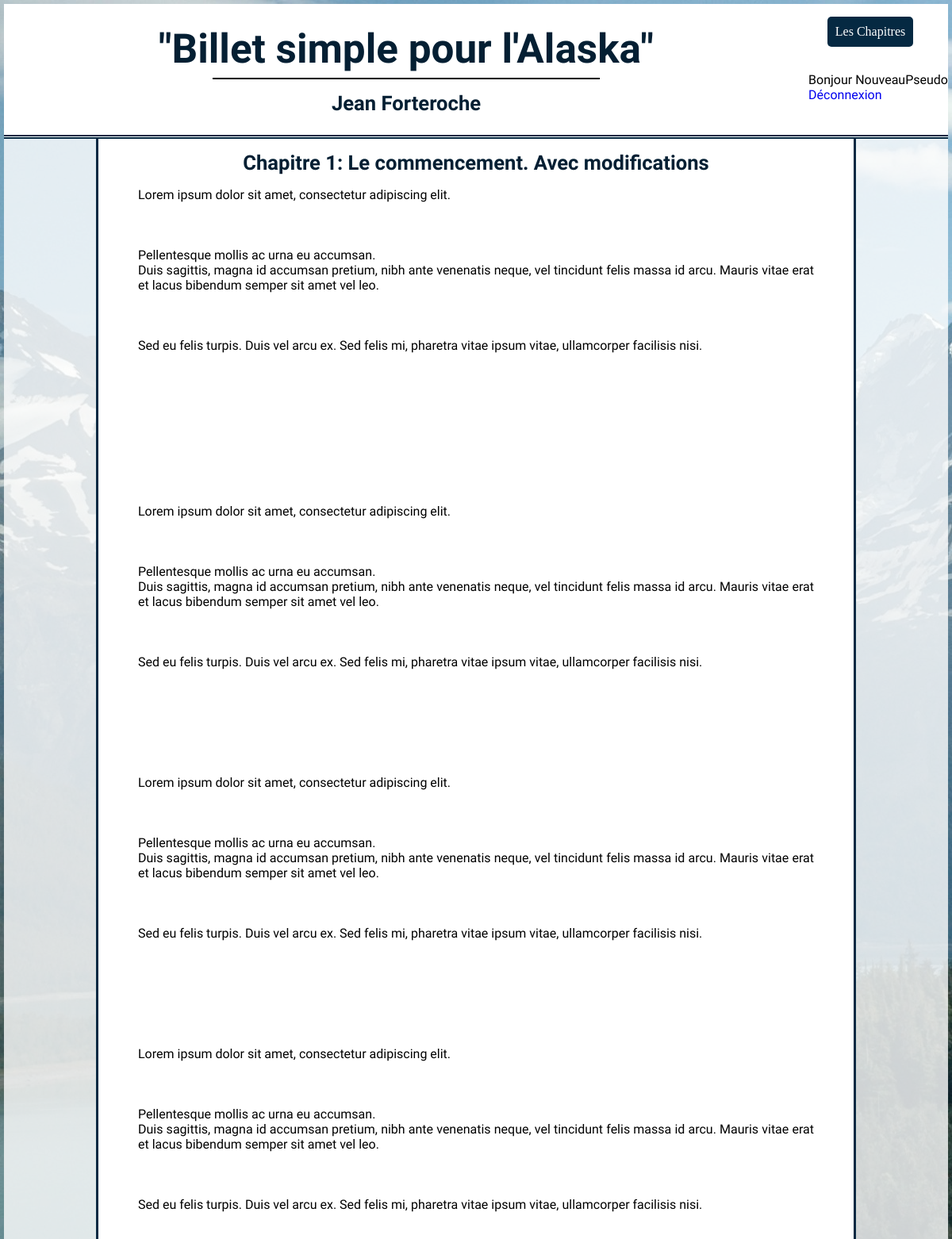
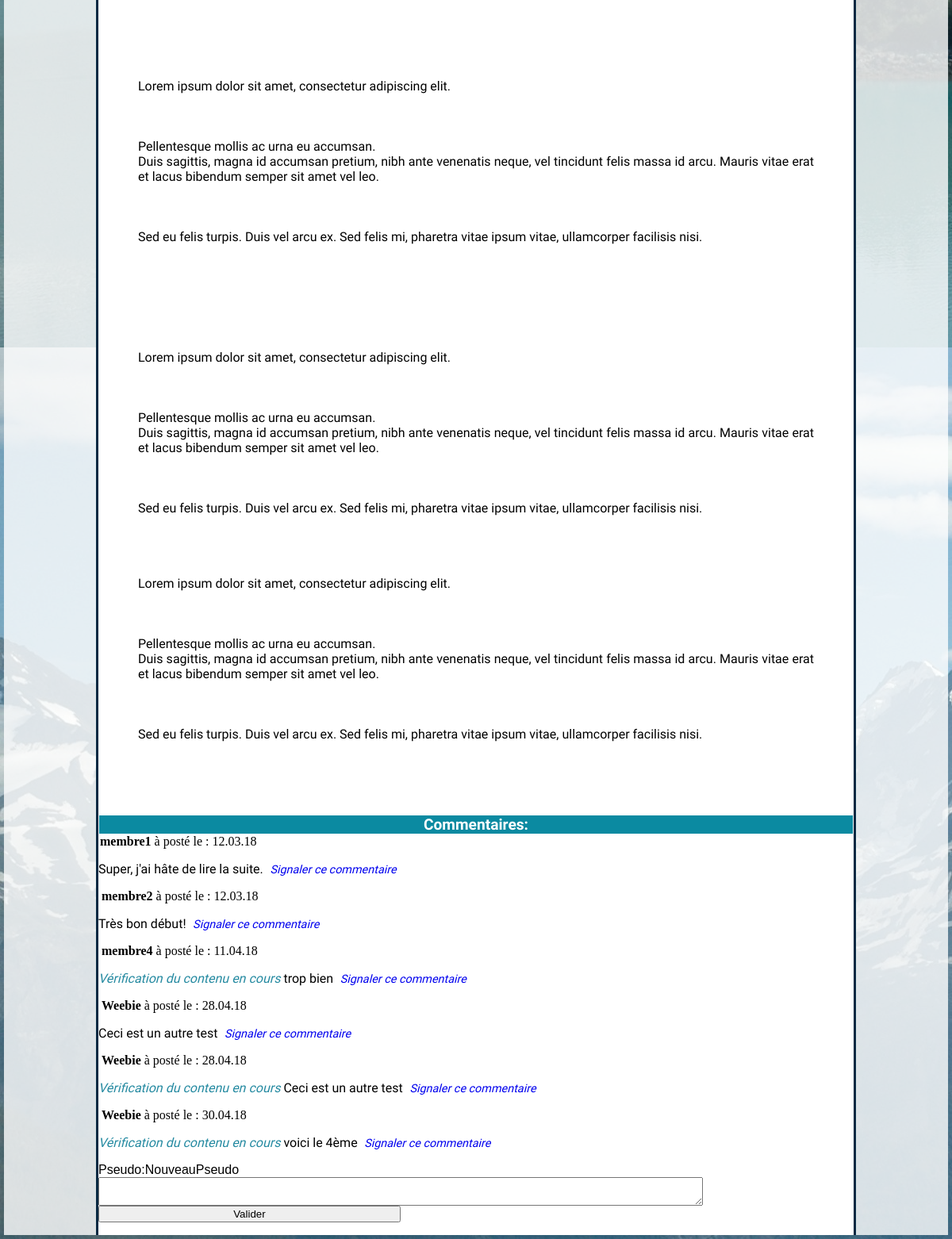
Page /home.php?action=selectionchapitre&id=1 (signed in) on the committed database (2 pictures, top to bottom).
### tables this page shows
CREATE TABLE IF NOT EXISTS `chapitres` (
  `id` int(11) NOT NULL AUTO_INCREMENT,
  `pseudo_member` varchar(50) NOT NULL,
  `titre` text NOT NULL,
  `textchap` text NOT NULL,
  `date_edition` datetime NOT NULL,
  `comms` text,
  PRIMARY KEY (`id`)
);

CREATE TABLE IF NOT EXISTS `commentaires` (
  `id_comm` int(11) NOT NULL AUTO_INCREMENT,
  `id_chap` int(11) NOT NULL,
  `membre` varchar(50) NOT NULL,
  `contenu` text NOT NULL,
  `warning_comm` int(1) NOT NULL DEFAULT '0',
  `date_poste` datetime NOT NULL,
  PRIMARY KEY (`id_comm`)
);

### controller/Front.php (called while the page is built, shortened)
<?php
require_once("./model/chaptersManager.php");
require_once("./model/commentsManager.php");
function  headBand(){
	require ("./view/portions/header.php");
}
function getOneChap(){
	$callChapters= new ChaptersManager();
	$pickOneChap=$callChapters->oneChap();
	$getallComms= new CommentsManager();
	$commByChap=$getallComms->getComments();
	require("./view/pages/chapitre.php");
}

### model/chaptersManager.php (called while the page is built, shortened)
<?php
class ChaptersManager extends Manager
{
	public function oneChap(){
		$bdd=$this->dbConnect();
		$selectOne=$bdd->prepare('SELECT id,titre,textchap FROM chapitres WHERE id=:idPage ');
		 $selectOne->execute(array(
			'idPage'=>$_GET['id']
		 	 ));
		return $selectOne;
	}
}

### model/commentsManager.php (called while the page is built, shortened)
<?php
class CommentsManager extends Manager
{
	public function getComments(){
		$bdd=$this->dbConnect();
		$idPage=$_GET['id'];
		$comments=$bdd->prepare('SELECT id_comm,id_chap,membre,contenu,warning_comm,date_format(date_poste,"%d.%m.%y")as date_poste_fr FROM commentaires WHERE id_chap=:id_chap ');
		$comments->execute(array(
						'id_chap'=>$idPage
					));
		return $comments;
	}
}

### view/pages/chapitre.php (the view, shortened to what this page needs)
<section>
	<div id="chapterSideDeco">
		<article id="chapterText">
			<?php
				while($chapitre = $pickOneChap->fetch()){
			?>
			<h2><?php echo htmlspecialchars($chapitre['titre']);?></h2>
				<p><?= nl2br($chapitre['textchap'])?></p>
			<?php
			}
			?>
		</article>
		<article id="showComms" style="overflow:unset;">
			<h4>Commentaires:</h4>
			<?php
				if( isset($_SESSION['pseudo']) ){
				while($commentaires= $commByChap->fetch() ){
			?>
				<span class="commChapter">
					<span class="membreComm">
						<strong><?php echo htmlspecialchars($commentaires['membre']);?></strong>
						à posté le : <?php echo htmlspecialchars($commentaires['date_poste_fr']);?></br>
						<p>
						<?php
							if ($commentaires['warning_comm'] ==1) {
								echo '<span class="attentionRequired"> Vérification du contenu en cours</span>';
							}
						?>
							<?php echo htmlspecialchars($commentaires['contenu']);?><span class="signaler"><a href="./home.php?action=signaler&amp;id=<?php echo $commentaires['id_comm']; ?>"> Signaler ce commentaire</a></span>
						</p>
					</span>
				</span>
						<?php
							}
						?>
					<div id="writeComm">
						<form id="getNewComment" action="./home.php?action=ValiderComment&amp;id=<?php echo $_GET['id']; ?>" method="post">
							<label>Pseudo:<?php echo htmlspecialchars($_SESSION['pseudo']);?></label>
							<textarea class="tinymce" name="tinymce"></textarea>
							<input type="submit" id="save" value="Valider" />
						</form>
					</div>
					<?php
					}
					else{
							echo "<p class='restrictionMembre'>Vous devez être connecté pour avoir accès aux commentaires.</p>";
						}
					?>
		</article>
				</div>
			</section>
</body>
</html>

### view/css/styles.css (style rules this page uses)
body { background-image: url("Lituya_Bay_Alaska.jpg"); margin: 5px; }
h2 { font-size: 1.6em; }
h4 { font-family: 'Courgette', cursive; margin:0px; text-align: center; font-size:1.2em; border: solid 1px; background: #0B8AA1; color:white; }
p { font-family: 'Raleway', sans-serif; }
section { background:rgba(255,255,255,0.8); }
form { display: flex; flex-direction: column; width: 80%; font-family: 'Arial'; }
form input { width:50%; float: right; }
#chapterText h2 { text-align: center; }
#chapterText { text-align: justify; padding-right: 50px; padding-left: 50px; }
#chapterSideDeco { margin: auto; background: white; width:80%; border-left: solid #052942; border-right: solid #052942; display: flex; flex-direction: column; }
.commChapter { color: black; margin:auto; width: 80% }
.membreComm { font-size: 1em; margin:2px; }
.signaler { color:#0B8AA1; font-size: 0.9em; font-style: italic; padding-left: 5px; }
.attentionRequired { color: #258aa1; font-style: italic; }

### view/css/stylesA.css (style rules this page uses)
a { text-decoration: none; }
h2 { font-family: 'Dancing Script', cursive; color:#041F33; margin: 0px; padding-top: 15px; }

### rows in the picture
chapitres: titre "Chapitre 1: Le commencement. Avec modifications", textchap "Lorem ipsum dolor sit amet, consectetur adipiscing elit. Pellentesque mollis ac urna eu accumsan. Duis sagittis, magna id accumsan pretium, nibh ante venenatis neque, vel tincidunt felis massa id arcu. Mauris vitae erat et lacus bibendum semper sit amet vel leo. Sed eu felis turpis. Duis vel arcu ex. Sed felis mi, pharetra vitae ipsum vitae, ullamcorper facilisis nisi. Lorem ipsum dolor sit amet, consectetur adipiscing elit. Pellentesque mollis ac urna eu accumsan. Duis sagittis, magna id accumsan pretium, nibh ante venenatis neque, vel tincidunt felis massa id arcu. Mauris vitae erat et lacus bibendum semper sit amet vel leo. Sed eu felis turpis. Duis vel arcu ex. Sed felis mi, pharetra…"
commentaires: membre "membre1", date_poste_fr "12.03.18", contenu "Super, j'ai hâte de lire la suite."
commentaires: membre "membre2", date_poste_fr "12.03.18", contenu "Très bon début!"
commentaires: membre "membre4", date_poste_fr "11.04.18", warning_comm "Vérification du contenu en cours", contenu "trop bien"
commentaires: membre "Weebie", date_poste_fr "28.04.18", contenu "Ceci est un autre test"
commentaires: membre "Weebie", date_poste_fr "28.04.18", warning_comm "Vérification du contenu en cours", contenu "Ceci est un autre test"
commentaires: membre "Weebie", date_poste_fr "30.04.18", warning_comm "Vérification du contenu en cours", contenu "voici le 4ème"

### other values in the picture
$_SESSION['pseudo'] "NouveauPseudo"
